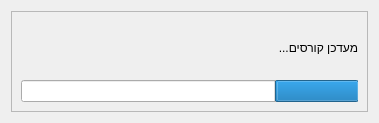
<?xml version="1.0" encoding="UTF-8"?>
<ui version="4.0">
 <class>Form</class>
 <widget class="QWidget" name="Form">
  <property name="geometry">
   <rect>
    <x>0</x>
    <y>0</y>
    <width>379</width>
    <height>123</height>
   </rect>
  </property>
  <property name="windowTitle">
   <string>Form</string>
  </property>
  <layout class="QGridLayout" name="gridLayout_2">
   <item row="0" column="0">
    <widget class="QFrame" name="frame">
     <property name="frameShape">
      <enum>QFrame::StyledPanel</enum>
     </property>
     <property name="frameShadow">
      <enum>QFrame::Raised</enum>
     </property>
     <layout class="QGridLayout" name="gridLayout">
      <item row="0" column="0">
       <layout class="QVBoxLayout" name="verticalLayout">
        <item>
         <widget class="QLabel" name="label">
          <property name="text">
           <string>מעדכן קורסים...</string>
          </property>
         </widget>
        </item>
        <item>
         <widget class="QProgressBar" name="progressBar">
          <property name="layoutDirection">
           <enum>Qt::RightToLeft</enum>
          </property>
          <property name="value">
           <number>24</number>
          </property>
         </widget>
        </item>
       </layout>
      </item>
     </layout>
    </widget>
   </item>
  </layout>
 </widget>
 <resources/>
 <connections/>
</ui>
